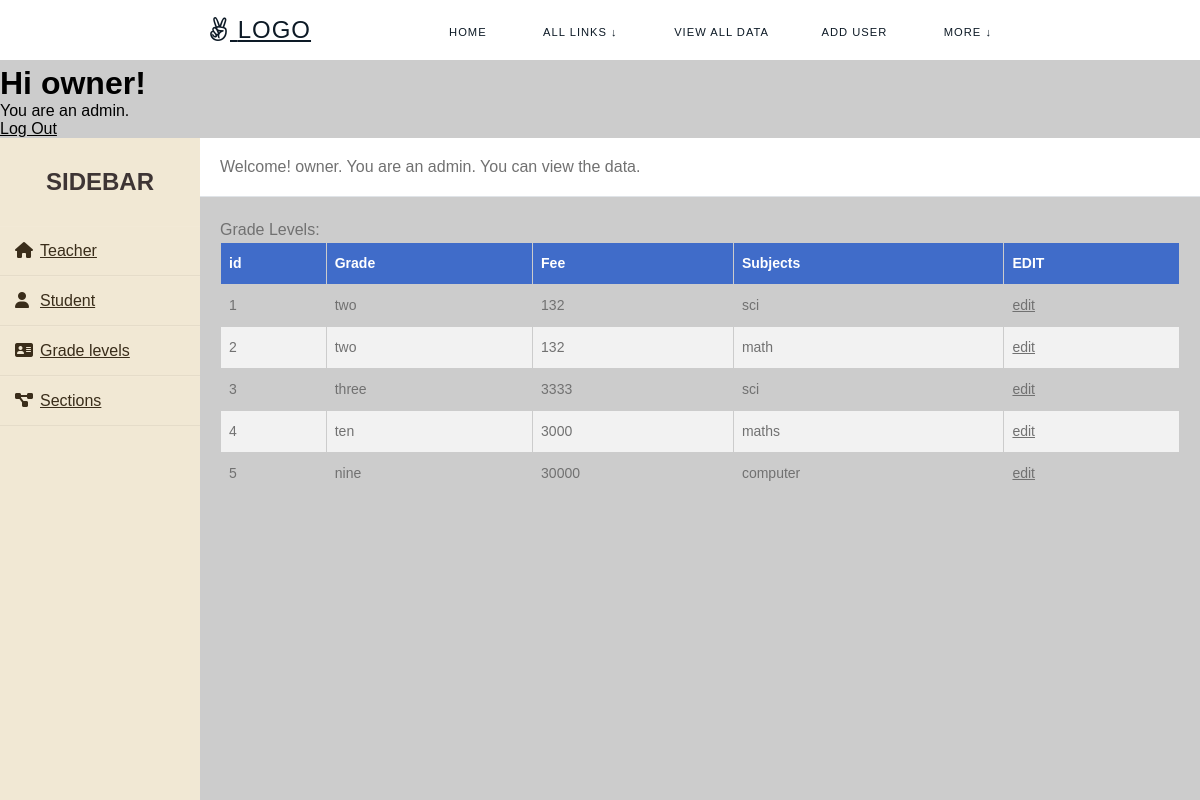
The page /users/viewalldata/gradelevelviewdata (signed in) on the database its author committed.
### users/models.py (models this page shows)
class CustomUser(AbstractUser):
    email = models.EmailField(_('email address'))
    role = models.CharField(_('role'), max_length=250)
    USERNAME_FIELD = 'username'
    REQUIRED_FIELDS = ('email',)
    objects = CustomUserManager()
    def __str__(self):
        return self.username

class GradeLevel(models.Model):
    gradelevel_name = models.CharField(max_length=250)
    fee = models.CharField(max_length=250)
    subjects = models.CharField(max_length=250)
    is_deleted = models.IntegerField(default=0)

### users/views.py (the view)
# urls.py: path('viewalldata/gradelevelviewdata', views.gradelevelviewdata, name='gradelevelviewdata'),
def gradelevelviewdata(request):
    gradelevels = GradeLevel.objects.all()
    return render(request, "gradelevelviewdata.html", context={"gradelevels":gradelevels, })

### templates/gradelevelviewdata.html (shortened to what this page needs)
{% extends 'viewalldata.html' %}
{% block data %}
    Grade Levels:
    <table>
        <thead>
          <tr>
            <th>id</th><th>Grade</th><th>Fee</th><th>Subjects</th><th>EDIT</th>
          </tr>
        </thead>
        <tbody>
            {% for data in gradelevels %}
            <tr>
                <td>{{ data.id }}</td> <td>{{ data.gradelevel_name }}</td> <td>{{ data.fee }}</td> <td>{{data.subjects}}</td><td><a href="gradelevelviewdata/{{data.id}}">edit</a></td>
            </tr>
        {% endfor %}
        </tbody>
      </table><br>
{% endblock %}

### templates/viewalldata.html (shortened to what this page needs)
{% extends 'base.html' %}
{% block content %}
<body>
{% if user.role == "admin" %}
<div class="wrapper">
    <div class="sidebar">
        <h2>Sidebar</h2>
        <ul>
            <li><a href="{% url 'teacherviewdata' %}"><i class="fas fa-home"></i>Teacher</a></li>
            <li><a href="{% url 'studentviewdata' %}"><i class="fas fa-user"></i>Student</a></li>
            <li><a href="{% url 'gradelevelviewdata' %}"><i class="fas fa-address-card"></i>Grade levels</a></li>
            <li><a href="{% url 'sectionviewdata' %}"><i class="fas fa-project-diagram"></i>Sections</a></li>
        </ul>
    </div>
    <div class="main_content">
        <div class="header">Welcome! {{user.username}}. You are an admin. You can view the data. </div>
        <div class="info">
        {% block data %}
        {% endblock %}
{% else %}
    error: you are not an admin
{% endif %}
      </div>
    </div>
</div>
</body>
{% endblock %}

### templates/base.html (shortened to what this page needs)
<!DOCTYPE html>
<html lang="en">
<head>
</head>
<link href="https://stackpath.bootstrapcdn.com/font-awesome/4.7.0/css/font-awesome.min.css" rel="stylesheet">
<body style="overflow: scroll; padding-top: 65px; ">
    <nav id="navbar" class="">
        <div class="nav-wrapper">
          <div class="logo">
            <a href="{% url 'home' %}"><i class="fa fa-angellist"></i> Logo</a>
          </div>
          <ul id="menu">
            <li><a href="{% url 'home' %}">Home</a></li>
            {% if user.role == "admin" %}
                <li>
                    <div class="dropdown">
                        <a>All Links ↓</a>
                    </div>
                </li>
                <li><a href="{% url 'viewalldata' %}">View all data</a></li>
                <li><a href="{% url 'add_user' %}">Add User</a></li>
            {% endif %}
            <li>
                <div class="dropdown">
                    <a>More ↓</a>
                </div>
            </li>
          </ul>
        </div>
      </nav>
    <main>
        {% if user.is_authenticated %}
            <h1>Hi {{user}}!</h1>
            {% if user.role == "student" %}
                You are a student.<br>
            {% elif user.role == "teacher" %}
                You are a teacher.<br>
            {% elif user.role == "admin" %}
                You are an admin.<br>
            {% else %}
                You don't have any role.
            {% endif %}
            <p><a href="{% url 'logout_view' %}">Log Out</a></p>
            {% block content %}
            {% endblock %}
        {% endif %}
    </main>
</body>
</html>

### templates/base.html (style rules this page uses)
a { text-decoration: none; font-size: 22px; color: black; }
* { margin: 0; }
body { background-color: #e8f5ff; font-family: Arial; overflow: scroll; }
* { border: 0; box-sizing: border-box; margin: 0; padding: 0; }
body { background: rgb(250, 250, 250) url(http://lorempixel.com/1920/1080/nature/); font-family: Lato, Helvetica, Arial, sans-serif; }
a { color: inherit; font-family: inherit; font-size: inherit; text-decoration: underline; }
#navbar { background: white; color: rgb(13, 26, 38); position: fixed; top: 0; height: 60px; line-height: 60px; width: 100vw; z-index: 10; }
.nav-wrapper { margin: auto; text-align: center; width: 70%; }
.logo { float: left; margin-left: 28px; font-size: 1.5em; height: 60px; letter-spacing: 1px; text-transform: uppercase; }
#navbar ul { display: inline-block; float: right; list-style: none; margin-top: -2px; text-align: right; transition: transform 0.5s ease-out; -webkit-transition: transform 0.5s ease-out; }
@media (orientation: landscape) { #navbar ul { display: inline-block; } }
#navbar li { display: inline-block; }
#navbar li a { color: rgb(13, 26, 38); display: block; font-size: 0.7em; height: 50px; letter-spacing: 1px; margin: 0 20px; padding: 0 4px; position: relative; text-decoration: none; text-transform: uppercase; transition: all 0.5s ease; -webkit-transition: all 0.5s ease; }
#navbar li a:before, #navbar li a:after { content: ''; position: absolute; width: 0%; height: 1px; bottom: -1px; background: rgb(13, 26, 38); }
#navbar li a:before { left: 0; transition: 0.5s; }
#navbar li a:after { background: rgb(13, 26, 38); right: 0; }
.dropdown { position: relative; display: inline-block; text-align: left; padding: 4px; }

### templates/viewalldata.html (style rules this page uses)
th, td { border: 3px solid black; }
* { margin: 0; padding: 0; box-sizing: border-box; list-style: none; text-decoration: none; font-family: 'Josefin Sans', sans-serif; }
body { background-color: #f3f5f9; }
.wrapper { display: flex; position: relative; }
.wrapper .sidebar { width: 200px; height: 100%; background: #f1e8d4; padding: 30px 0px; position: fixed; }
.wrapper .sidebar h2 { color: #3e3535; text-transform: uppercase; text-align: center; margin-bottom: 30px; }
.wrapper .sidebar ul li { padding: 15px; border-bottom: 1px solid #bdb8d7; border-bottom: 1px solid rgba(0,0,0,0.05); border-top: 1px solid rgba(255,255,255,0.05); }
.wrapper .sidebar ul li a { color: #3a2d1a; display: block; }
.wrapper .sidebar ul li a .fas { width: 25px; }
.wrapper .main_content { width: 100%; margin-left: 200px; }
.wrapper .main_content .header { padding: 20px; background: #fff; color: #717171; border-bottom: 1px solid #e0e4e8; }
.wrapper .main_content .info { margin: 20px; color: #717171; line-height: 25px; }

### templates/gradelevelviewdata.html (style rules this page uses)
body { font-family: Arial, sans-serif; }
table { width: 100%; border-collapse: collapse; font-size: 14px; }
th, td { border: 1px solid #ccc; padding: 8px; text-align: left; }
th { background-color: #406cc9; color: white; font-weight: bold; }
tr:nth-child(even) { background-color: #f2f2f2; }

### rows shown on the page
CustomUser: username "owner"
GradeLevel: id "1", gradelevel_name "two", fee "132", subjects "sci"
GradeLevel: id "2", gradelevel_name "two", fee "132", subjects "math"
GradeLevel: id "3", gradelevel_name "three", fee "3333", subjects "sci"
GradeLevel: id "4", gradelevel_name "ten", fee "3000", subjects "maths"
GradeLevel: id "5", gradelevel_name "nine", fee "30000", subjects "computer"
